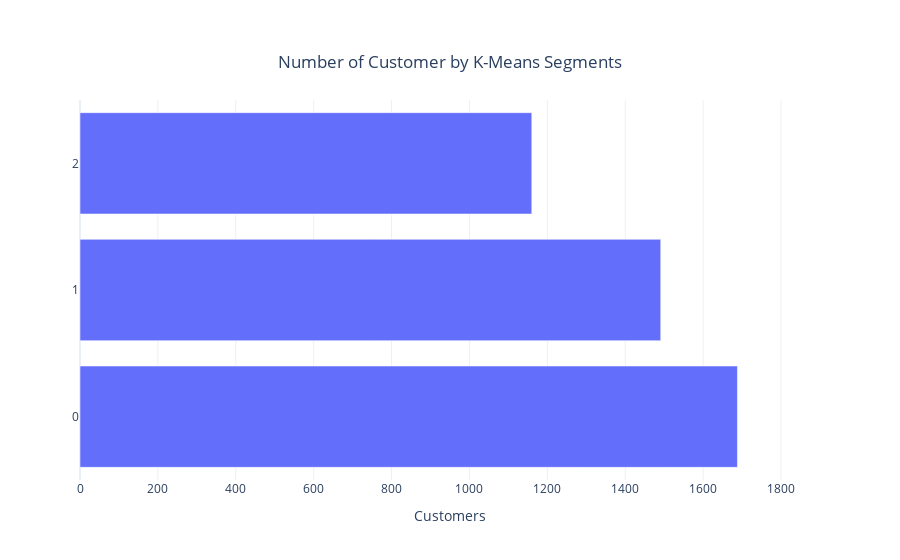

Notebook code for this chart:
### Code cell
data = go.Bar(y = pd.DataFrame(rfm['k_means_segment'].value_counts()).index,
              x = pd.DataFrame(rfm['k_means_segment'].value_counts())['k_means_segment'].values,
              name = str(pd.DataFrame(rfm['k_means_segment'].value_counts())['k_means_segment'].values),
              orientation='h')

layout = go.Layout(title={'text': "Number of Customer by K-Means Segments",
                          'y':0.9,
                          'x':0.5,
                          'xanchor': 'center',
                          'yanchor': 'top'},
                   xaxis =dict(title='Customers'),
                   template = 'plotly_white')

fig=go.Figure(data=data, layout=layout)
fig.update_xaxes(range=[0,1900])
iplot(fig)

### Figure 1 — Plotly figure (JSON) as saved in the notebook; plotly's stock layout.template omitted (floating-point values rounded to 4 significant figures)
{"data": [{"name": "[1688 1491 1160]", "orientation": "h", "x": [1688, 1491, 1160], "y": ["0", "1", "2"], "type": "bar"}], "layout": {"title": {"text": "Number of Customer by K-Means Segments", "x": 0.5, "xanchor": "center", "y": 0.9, "yanchor": "top"}, "xaxis": {"range": [0, 1900], "title": {"text": "Customers"}}}}
